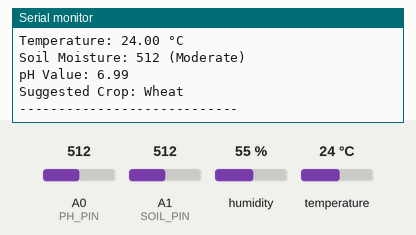
A sketch run on a simulated Arduino Uno, built with avr-gcc and run on an emulated ATmega328P. On the bench: the last lines printed to the serial monitor. The test bench sets the inputs (shaded band); at power-on: A0 (PH_PIN) = 512, A1 (SOIL_PIN) = 512, humidity 55 %, temperature 24 °C. Random numbers use the default seed unless the sketch sets one.

Above: at 8.5 s.
8.6 s: A0 (PH_PIN) set to 538
At 11.8 s:
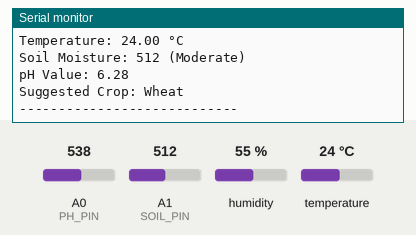
16.6 s: A0 (PH_PIN) set to 565
At 20.4 s:
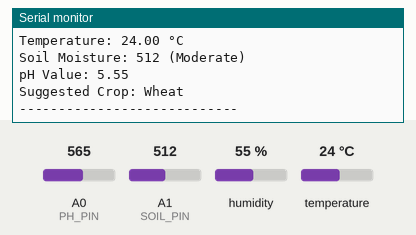
Timing chart, 0 to 21.9 s (numbered marks = the images above; inputs shaded):
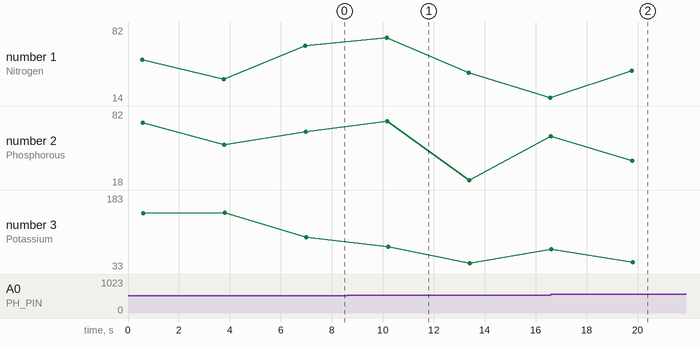

Measured:
- after the input at 8.6 s, the serial monitor: prints a new line after 1.7 s (image 1)
- after the input at 16.6 s, the serial monitor: prints a new line after 3.3 s (image 2)
- plotted number 2: 64 → 60 after the input at 8.6 s

The sketch:

SmartCrop_Advisor.ino
```cpp
#include <SoftwareSerial.h>
#include <Wire.h>
#include "DHT.h"

// ---------------- RS485 NPK Sensor -----------------
#define RE 8
#define DE 7

SoftwareSerial mod(2, 3);  // RS485

// ---------------- DHT11 Sensor -----------------
#define DHTPIN 4
#define DHTTYPE DHT11
DHT dht(DHTPIN, DHTTYPE);

// ---------------- PH Sensor -----------------
#define PH_PIN A0
float calibration = 0.0;
float phValue = 0;

// ---------------- Soil Moisture Sensor -----------------
#define SOIL_PIN A1
int soilMoisture = 0;
String moistureStatus;

// ---------------- Crop Suggestion -----------------
String cropSuggestion;

void setup() {
  Serial.begin(9600);
  mod.begin(9600);

  pinMode(RE, OUTPUT);
  pinMode(DE, OUTPUT);

  dht.begin();
  randomSeed(analogRead(0));

  delay(500);
  Serial.println("System Initialized...");
}

void loop() {

  // -------- NPK Readings (Simulated) --------
  byte nitrogenVal    = nitrogen();
  byte phosphorousVal = phosphorous();
  byte potassiumVal   = potassium();

  // -------- DHT11 Readings --------
  float humidity = dht.readHumidity();
  float temperature = dht.readTemperature();

  // -------- pH Sensor Reading --------
  int phSensorValue = analogRead(PH_PIN);
  float voltage = phSensorValue * (5.0 / 1023.0);
  phValue = 7 + ((2.5 - voltage) / 0.18);
  phValue = phValue + calibration;

  // -------- Soil Moisture Reading --------
  soilMoisture = analogRead(SOIL_PIN);

  if (soilMoisture > 700)
    moistureStatus = "Dry";
  else if (soilMoisture > 400)
    moistureStatus = "Moderate";
  else
    moistureStatus = "Wet";

  // -------- Crop Suggestion Logic --------
  if (moistureStatus == "Wet" && temperature > 20 && phValue >= 5.5 && phValue <= 7.5) {
    cropSuggestion = "Rice";
  }
  else if (moistureStatus == "Moderate" && temperature >= 15 && temperature <= 25) {
    cropSuggestion = "Wheat";
  }
  else if (moistureStatus == "Dry" && temperature > 25) {
    cropSuggestion = "Cotton";
  }
  else if (phValue >= 6.0 && phValue <= 7.0) {
    cropSuggestion = "Vegetables";
  }
  else {
    cropSuggestion = "Soil not suitable for major crops";
  }

  // -------- Display Output --------
  Serial.println("------- Sensor Data -------");
  Serial.print("Nitrogen: "); Serial.print(nitrogenVal); Serial.println(" mg/kg");
  Serial.print("Phosphorous: "); Serial.print(phosphorousVal); Serial.println(" mg/kg");
  Serial.print("Potassium: "); Serial.print(potassiumVal); Serial.println(" mg/kg");

  Serial.print("Humidity: "); Serial.print(humidity); Serial.println(" %");
  Serial.print("Temperature: "); Serial.print(temperature); Serial.println(" °C");

  Serial.print("Soil Moisture: "); Serial.print(soilMoisture);
  Serial.print(" ("); Serial.print(moistureStatus); Serial.println(")");

  Serial.print("pH Value: "); Serial.println(phValue, 2);

  Serial.print("Suggested Crop: ");
  Serial.println(cropSuggestion);

  Serial.println("----------------------------");
  delay(3000);
}

// ------------ NPK Functions (Simulation) ------------
byte nitrogen() {
  return random(10, 101);
}

byte phosphorous() {
  return random(5, 101);
}

byte potassium() {
  return random(20, 201);
}
```
